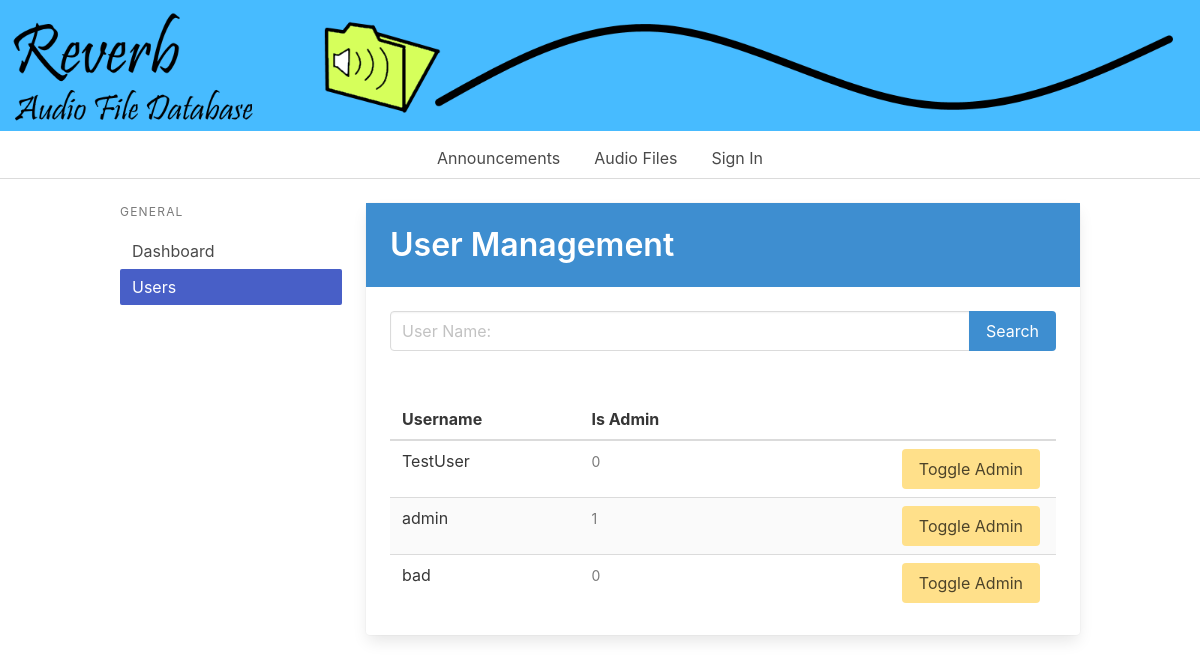
/admin/adminUsers.php, run on an earlier commit of the app's database.
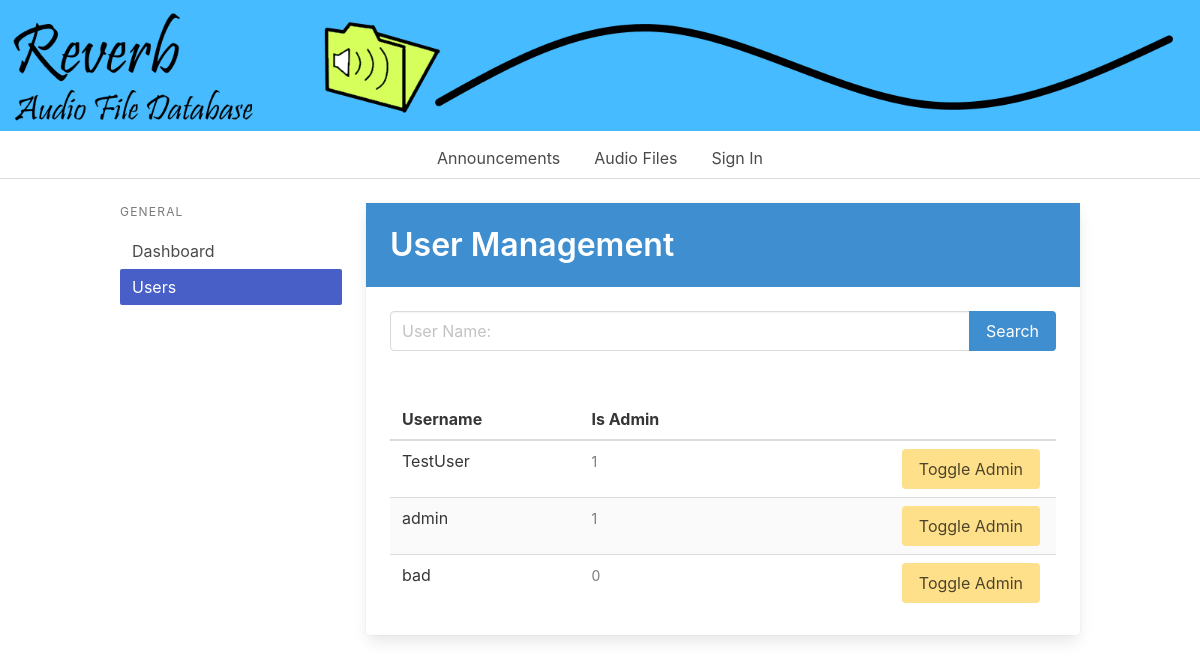
And on a later commit of the database.
### tables this page shows
CREATE TABLE `user` (
  `IDUser` int(11) NOT NULL,
  `Username` varchar(200) NOT NULL,
  `Password` varchar(200) NOT NULL,
  `IsAdmin` tinyint(1) NOT NULL DEFAULT 0
);

### admin/adminUsers.php (the view, shortened to what this page needs)
<!DOCTYPE html>
<html lang="en">
	<head>
		<link rel="stylesheet"
		href="https://cdnjs.cloudflare.com/ajax/libs/bulma/0.9.3/css/bulma.min.css">
	</head>
	<body>
		<?php include("../shared/header.php"); ?>
		<div class="container">
			<div class="columns">
				<?php include("../admin/adminDashboardSidePanel.php"); ?>
				<div class="column is-9">
					<div class="card has-table">
						<section class="hero is-info welcome is-small">
							<div class="hero-body">
								<div class="container">
									<h1 class="title">
										User Management
									</h1>
								</div>
							</div>
						</section>
						<form method="post">
							<div class="card-content">
								<div class="field has-addons">
									<div class="control is-expanded">
										<input class="input" type="text" name ="txtSearch" placeholder="User Name:">
									</div>
									<div class="control">
										<button class="button is-info" type="submit" name="btnSearch">
											Search
										</button>
									</div>
								</div>
							</div>
						</form>
						<div class="card-content">
							<div class="b-table has-pagination">
								<div class="table-wrapper has-mobile-cards">
									<table class="table is-fullwidth is-striped is-hoverable is-fullwidth">
										<thead>
											<tr>
												<th>Username</th>
												<th>Is Admin</th>
												<th></th>
											</tr>
										</thead>
										<tbody id = "userEntries">
											<?php
												if(isset($_POST['btnSearch'])) {
													$conn = new mysqli("localhost", "root", "", "reverb");
													$result=mysqli_query($conn,"SELECT * FROM `user` WHERE `Username` LIKE '%" . $_POST['txtSearch'] . "%';");
													while ($row = $result->fetch_assoc()) {
														echo	'<tr">
																	<form action="../logic/toggleAdmin.php" method="post">
																		<td>
																			<input type="hidden" name="txtUser" value = "'. $row['Username'] . '"</input>' . $row['Username'] . '
																		</td>
																		<td>
																			<small class="has-text-grey is-abbr-like">' . $row['IsAdmin'] . '</small>
																		</td>
																		<td class="is-actions-cell">
																			<div class="buttons is-right">
																				<button class="button is-warning is-primary" type="submit">
																					Toggle Admin
																				</button>
																			</div>
																		</td>
																	</form>
																</tr>';
													}
												} else {
													$conn = new mysqli("localhost", "root", "", "reverb");
													$result=mysqli_query($conn,"SELECT * FROM `user`;");
													while ($row = $result->fetch_assoc()) {
														echo	'<tr">
																	<form action="../logic/toggleAdmin.php" method="post">
																		<td>
																			<input type="hidden" name="txtUser" value = "'. $row['Username'] . '"</input>' . $row['Username'] . '
																		</td>
																		<td>
																			<small class="has-text-grey is-abbr-like">' . $row['IsAdmin'] . '</small>
																		</td>
																		<td class="is-actions-cell">
																			<div class="buttons is-right">
																				<button class="button is-warning is-primary" type="submit">
																					Toggle Admin
																				</button>
																			</div>
																		</td>
																	</form>
																</tr>';
													}
												}
											?>
										</tbody>
									</table>
								</div>
							</div>
						</div>
					</div>
				</div>
			</div>
		</div>
	</body>
</html>

What changed in the data, as far as the page shows it:
changed user "TestUser": IsAdmin "0" → "1"
